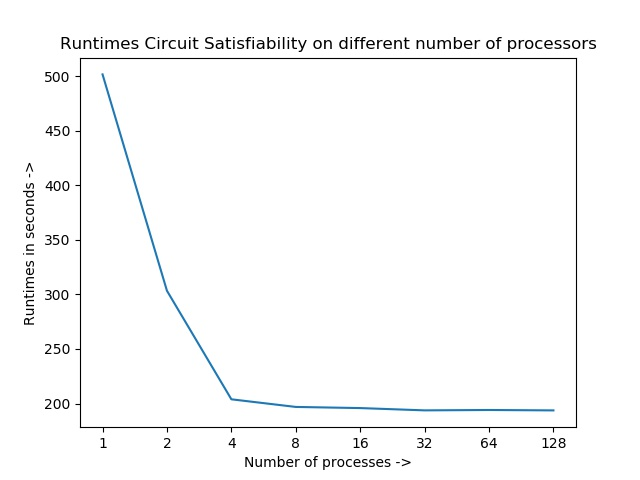

The Python source for this figure:
import matplotlib.pyplot as plt

data = [
501.755280,
303.369553,
203.861919,
196.863818,
195.822393,
193.720058,
194.065160,
193.691350
]

processes = [
'1',
'2',
'4',
'8',
'16',
'32',
'64',
'128'
]

plt.plot(processes, data)
plt.title("Runtimes Circuit Satisfiability on different number of processors")
plt.xlabel("Number of processes ->")
plt.ylabel("Runtimes in seconds ->")
plt.xticks(processes)
plt.savefig("graph.jpg")
plt.show()